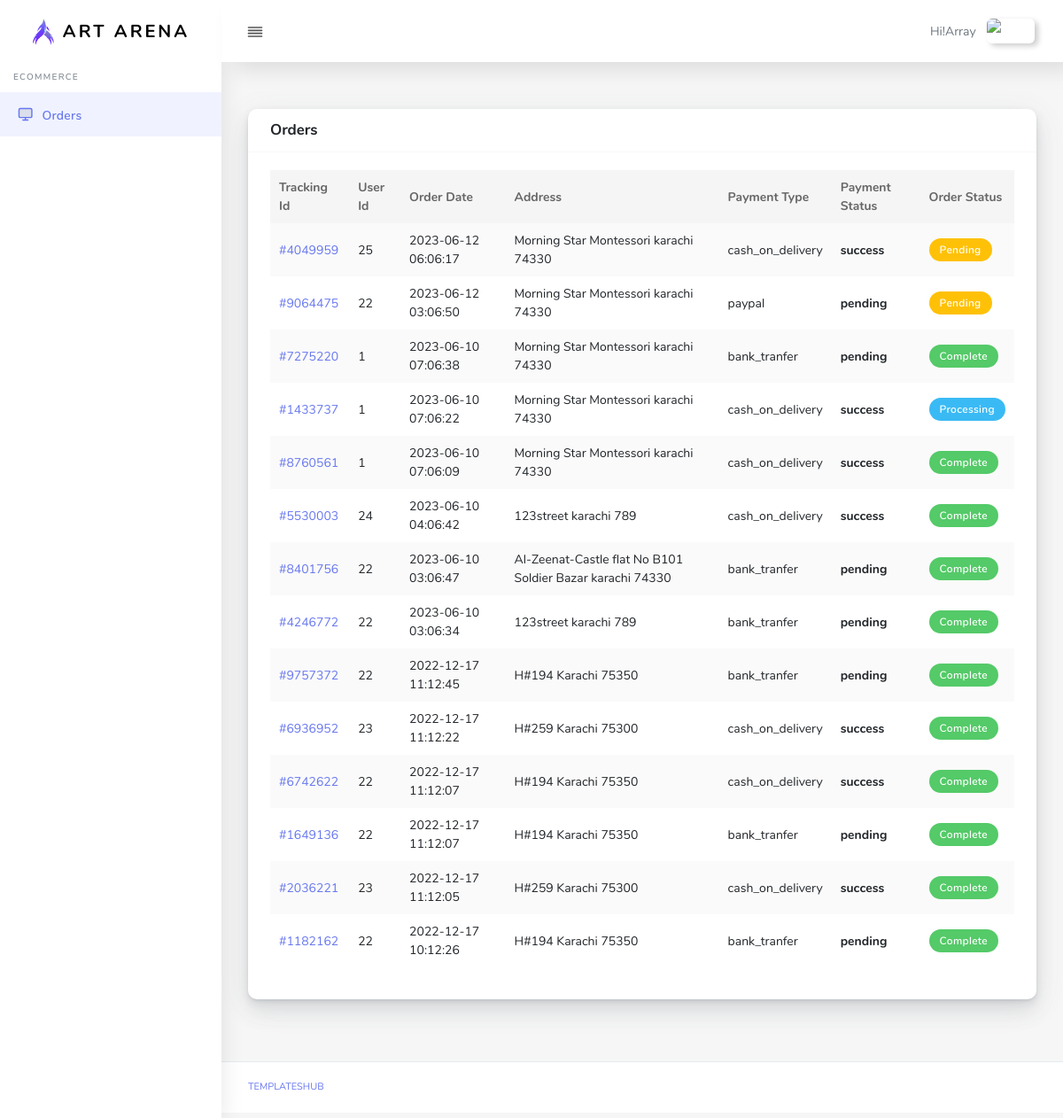
The page /admin/order.php (signed in) on the database its author committed.
### tables this page shows
CREATE TABLE `orders` (
  `Id` int(11) NOT NULL,
  `Tracking_Id` varchar(255) NOT NULL,
  `User_Id` int(11) NOT NULL,
  `Email` varchar(50) NOT NULL,
  `Mobile` varchar(15) NOT NULL,
  `Address` varchar(255) NOT NULL,
  `City` varchar(50) NOT NULL,
  `Area` varchar(255) NOT NULL,
  `Pincode` int(11) NOT NULL,
  `Payment_Type` varchar(20) NOT NULL,
  `Total_Price` float NOT NULL,
  `Payment_Status` varchar(20) NOT NULL,
  `Order_Status` int(11) NOT NULL,
  `Date` datetime NOT NULL
);

CREATE TABLE `order_status` (
  `Id` int(11) NOT NULL,
  `Name` varchar(20) NOT NULL
);

### admin/order.php (the view, shortened to what this page needs)
<?php
include "top.php";
?>
<div class="row">
              <div class="col-12">
                <div class="card">
                  <div class="card-header">
                    <h4>Orders</h4>
                  </div>
                  <div class="card-body">
                    <div class="table-responsive">
                      <table class="table table-striped" id="table-1">
                      <thead>
                                    <tr>
                                       <th>Tracking Id</th>
                                       <th>User Id</th>
                                       <th>Order Date</th>
                                       <th>Address</th>
                                       <th>Payment Type</th>
                                       <th>Payment Status</th>
                                       <th>Order Status</th>
                                    </tr>
                                 </thead>
                                 <tbody>
                                    <?php
                                    $res=mysqli_query($con,"select orders.*,orders.Payment_Status as Payment_Status_str,order_status.Name as Order_Status_Str from orders,order_status where order_status.Id=orders.order_status order by orders.Date desc");
                                    while($row=mysqli_fetch_assoc($res)){
                                    ?>
                                    <tr class=" pb-0">
                                       <td> <a href="orders_detail.php?id=<?= $row['Id'] ?>"><?= $row['Tracking_Id'] ?></a> </td>
                                       <td> <?= $row['User_Id'] ?> </td>
                                       <td> <?= $row['Date'] ?> </td>
                                       <td style="text-transform: none">
                                       <?= $row['Address'] ?>
                                       <?= $row['City'] ?>
                                       <?= $row['Pincode'] ?>
                                       </td>
                                       <td> <?= $row['Payment_Type'] ?> </td>
                                       <td> <b><?= $row['Payment_Status'] ?></b> </td>
                                       <td>
                                       <?php
                                          if($row['Order_Status']=='1'){
                                        ?>
                                            <span class='badge badge-warning'> <?= $row['Order_Status_Str'] ?> </sapn>
                                        <?php
                                          }
                                          elseif($row['Order_Status']=='2'){
                                        ?>
                                        <span class='badge badge-info'> <?= $row['Order_Status_Str'] ?> </sapn>
                                        <?php
                                          }elseif($row['Order_Status']=='3'){
                                        ?>
                                          <span class='badge badge-secondary'> <?= $row['Order_Status_Str'] ?> </sapn>
                                        <?php
                                          }elseif($row['Order_Status']=='4'){
                                        ?>
                                          <span class='badge badge-danger'> <?= $row['Order_Status_Str'] ?> </sapn>
                                        <?php
                                          }else{
                                        ?>
                                          <span class='badge badge-success'> <?= $row['Order_Status_Str'] ?> </sapn>
                                        <?php
                                          }
                                        ?>
                                        </td>
                                    </tr>
                                    <?php
                                    }
                                    ?>
                                 </tbody>
                      </table>
                    </div>
                  </div>
                </div>
              </div>
<?php
include "footer.php";
?>

### rows shown on the page
orders: Tracking_Id "#4049959", User_Id "25", Date "2023-06-12 06:06:17", Address "Morning Star Montessori", City "karachi", Pincode "74330", Payment_Type "cash_on_delivery", Payment_Status "success", order_status.Name "Pending"
orders: Tracking_Id "#9064475", User_Id "22", Date "2023-06-12 03:06:50", Address "Morning Star Montessori", City "karachi", Pincode "74330", Payment_Type "paypal", Payment_Status "pending", order_status.Name "Pending"
orders: Tracking_Id "#7275220", User_Id "1", Date "2023-06-10 07:06:38", Address "Morning Star Montessori", City "karachi", Pincode "74330", Payment_Type "bank_tranfer", Payment_Status "pending", order_status.Name "Complete"
orders: Tracking_Id "#1433737", User_Id "1", Date "2023-06-10 07:06:22", Address "Morning Star Montessori", City "karachi", Pincode "74330", Payment_Type "cash_on_delivery", Payment_Status "success", order_status.Name "Processing"
orders: Tracking_Id "#8760561", User_Id "1", Date "2023-06-10 07:06:09", Address "Morning Star Montessori", City "karachi", Pincode "74330", Payment_Type "cash_on_delivery", Payment_Status "success", order_status.Name "Complete"
orders: Tracking_Id "#5530003", User_Id "24", Date "2023-06-10 04:06:42", Address "123street", City "karachi", Pincode "789", Payment_Type "cash_on_delivery", Payment_Status "success", order_status.Name "Complete"
orders: Tracking_Id "#8401756", User_Id "22", Date "2023-06-10 03:06:47", Address "Al-Zeenat-Castle flat No B101 Soldier Bazar", City "karachi", Pincode "74330", Payment_Type "bank_tranfer", Payment_Status "pending", order_status.Name "Complete"
orders: Tracking_Id "#4246772", User_Id "22", Date "2023-06-10 03:06:34", Address "123street", City "karachi", Pincode "789", Payment_Type "bank_tranfer", Payment_Status "pending", order_status.Name "Complete"
orders: Tracking_Id "#9757372", User_Id "22", Date "2022-12-17 11:12:45", Address "H#194", City "Karachi", Pincode "75350", Payment_Type "bank_tranfer", Payment_Status "pending", order_status.Name "Complete"
orders: Tracking_Id "#6936952", User_Id "23", Date "2022-12-17 11:12:22", Address "H#259", City "Karachi", Pincode "75300", Payment_Type "cash_on_delivery", Payment_Status "success", order_status.Name "Complete"
orders: Tracking_Id "#6742622", User_Id "22", Date "2022-12-17 11:12:07", Address "H#194", City "Karachi", Pincode "75350", Payment_Type "cash_on_delivery", Payment_Status "success", order_status.Name "Complete"
orders: Tracking_Id "#1649136", User_Id "22", Date "2022-12-17 11:12:07", Address "H#194", City "Karachi", Pincode "75350", Payment_Type "bank_tranfer", Payment_Status "pending", order_status.Name "Complete"
orders: Tracking_Id "#2036221", User_Id "23", Date "2022-12-17 11:12:05", Address "H#259", City "Karachi", Pincode "75300", Payment_Type "cash_on_delivery", Payment_Status "success", order_status.Name "Complete"
orders: Tracking_Id "#1182162", User_Id "22", Date "2022-12-17 10:12:26", Address "H#194", City "Karachi", Pincode "75350", Payment_Type "bank_tranfer", Payment_Status "pending", order_status.Name "Complete"

### other values the page prints
$_SESSION['ADMIN_USERNAME'] "Array"
